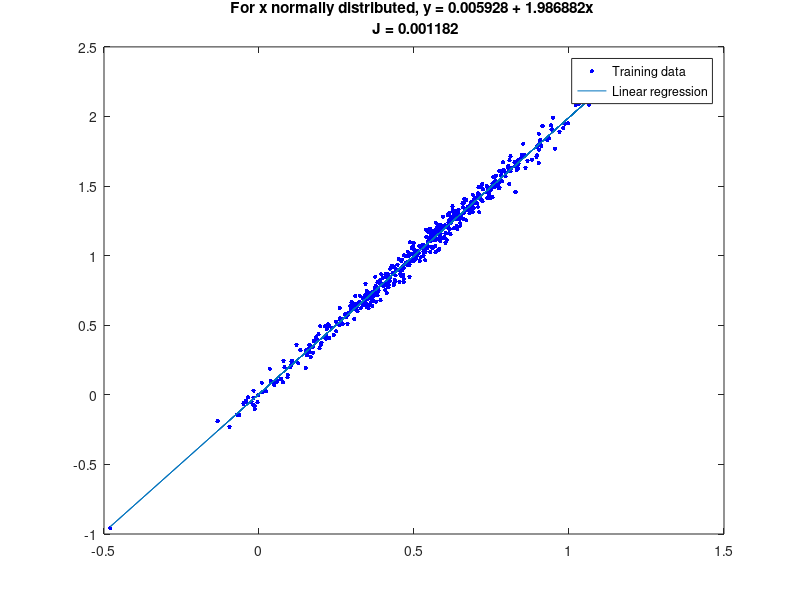
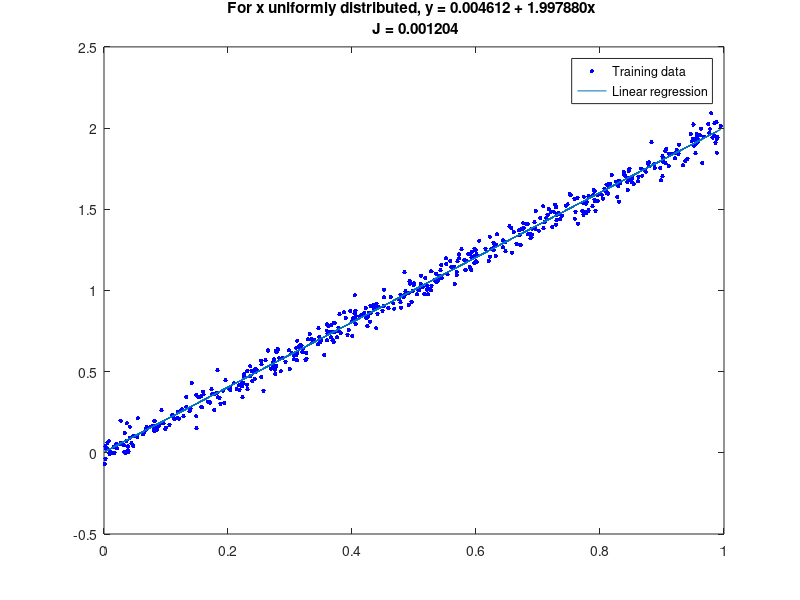
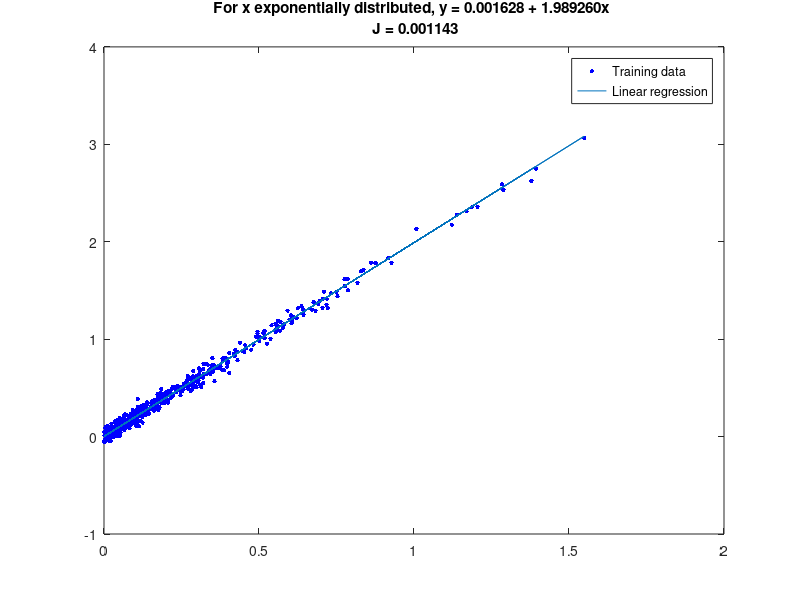

The MATLAB source for these figures, in order:
%% Initialization
clear ; close all; clc

m = 500;

Xnorm = normrnd(0.5,0.25,m,1);
Xuni = unifrnd(0,1,m,1);
Xexp = exprnd(0.25,m,1);

ynorm = 2*Xnorm + normrnd(0,0.05,m,1);
yuni = 2*Xuni + normrnd(0,0.05,m,1);
yexp = 2*Xexp + normrnd(0,0.05,m,1);


Xnorm = [ones(m,1), Xnorm];
Xuni = [ones(m,1), Xuni];
Xexp = [ones(m,1), Xexp];

thetanorm = pinv(Xnorm' * Xnorm) * Xnorm' * ynorm;
thetaexp = pinv(Xexp' * Xexp) * Xexp' * yexp;
thetauni = pinv(Xuni' * Xuni) * Xuni' * yuni;

prednorm = Xnorm * thetanorm;
Jnorm = 1/(2*m) * (prednorm - ynorm)' * (prednorm - ynorm);
preduni = Xuni * thetauni;
Juni = 1/(2*m) * (preduni - yuni)' * (preduni - yuni);
predexp = Xexp * thetaexp;
Jexp = 1/(2*m) * (predexp - yexp)' * (predexp - yexp);

figure; % open a new figure window
plot(Xnorm(:,2),ynorm,'b.','MarkerSize',10);
str = sprintf('For x normally distributed, y = %f + %fx \n J = %f', thetanorm(1), thetanorm(2), Jnorm);
title(str);
hold on;
plot(Xnorm(:,2), Xnorm*thetanorm, '-')
legend('Training data', 'Linear regression')
hold off;

figure; % open a new figure window
plot(Xuni(:,2),yuni,'b.','MarkerSize',10);
str = sprintf('For x uniformly distributed, y = %f + %fx \n J = %f', thetauni(1), thetauni(2), Juni);
title(str);
hold on;
plot(Xuni(:,2), Xuni*thetauni, '-')
legend('Training data', 'Linear regression')
hold off;

figure; % open a new figure window
plot(Xexp(:,2),yexp,'b.','MarkerSize',10);
str = sprintf('For x exponentially distributed, y = %f + %fx \n J = %f', thetaexp(1), thetaexp(2), Jexp);
title(str);
hold on;
plot(Xexp(:,2), Xexp*thetaexp, '-')
legend('Training data', 'Linear regression')
hold off;




